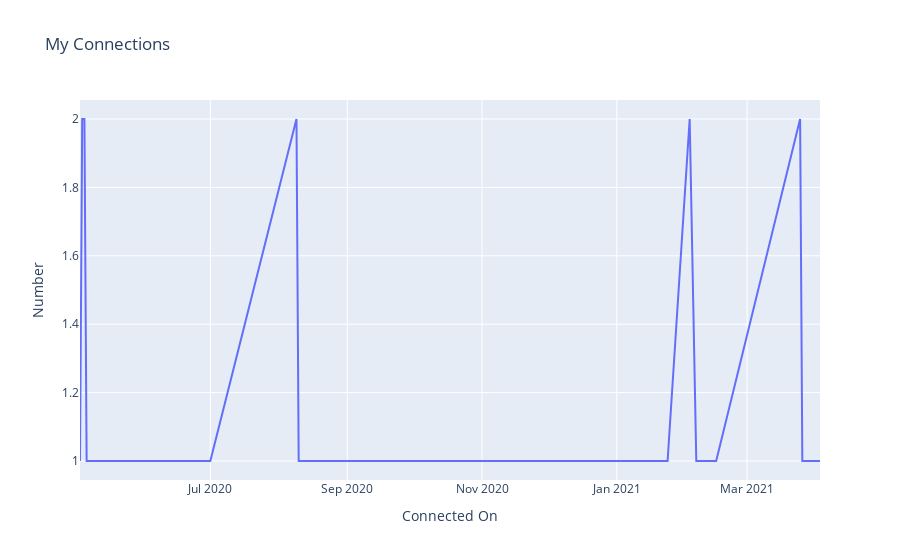

The notebook cell saved with this chart:
### Code cell
import datetime

def convert(date):
    return datetime.datetime.strptime(date, "%d %b %Y").strftime("%Y-%m-%d")

network["Connected On"] = network["Connected On"].apply(convert)

connections_line = px.line(network.groupby(by='Connected On').count().reset_index(), 
                           x="Connected On", 
                           y="First Name", 
                           labels={'First Name': 'Number'},
                           title='My Connections')
connections_line.show()

### Figure 1 — Plotly figure (JSON) as saved in the notebook; plotly's stock layout.template omitted (floating-point values rounded to 4 significant figures)
{"data": [{"hovertemplate": "Connected On=%{x}<br>Number=%{y}<extra></extra>", "legendgroup": "", "line": {"color": "#636efa", "dash": "solid"}, "mode": "lines", "name": "", "orientation": "v", "showlegend": false, "type": "scatter", "x": ["2020-05-03", "2020-05-04", "2020-05-05", "2020-05-06", "2020-05-07", "2020-05-09", "2020-05-15", "2020-05-21", "2020-05-29", "2020-06-10", "2020-06-12", "2020-06-16", "2020-07-01", "2020-08-09", "2020-08-10", "2020-08-14", "2020-08-24", "2020-08-25", "2020-08-28", "2020-09-01", "2020-09-02", "2020-09-16", "2020-09-17", "2020-09-23", "2020-10-07", "2020-11-23", "2020-12-22", "2020-12-23", "2021-01-21", "2021-01-24", "2021-02-03", "2021-02-06", "2021-02-07", "2021-02-15", "2021-03-25", "2021-03-26", "2021-03-28", "2021-04-03"], "xaxis": "x", "y": [1, 2, 2, 1, 1, 1, 1, 1, 1, 1, 1, 1, 1, 2, 1, 1, 1, 1, 1, 1, 1, 1, 1, 1, 1, 1, 1, 1, 1, 1, 2, 1, 1, 1, 2, 1, 1, 1], "yaxis": "y"}], "layout": {"legend": {"tracegroupgap": 0}, "title": {"text": "My Connections"}, "xaxis": {"anchor": "y", "domain": [0, 1], "title": {"text": "Connected On"}}, "yaxis": {"anchor": "x", "domain": [0, 1], "title": {"text": "Number"}}}}
